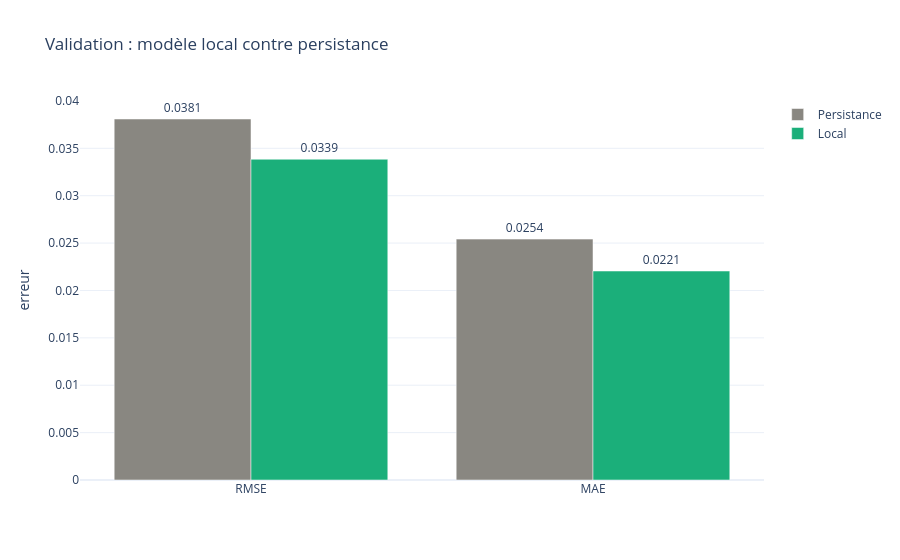

This figure's notebook cell:
### Markdown cell above
Le modèle global a trop de coefficients pour le nombre d'échantillons, et on se retrouve face à un problème d'over-fitting qui rend le résultat moins bon que celui du modèle naif. 

On analyse maintenant un modèle de regression linéaire local.

## Modèle local



Au lieu d'un seul modèle qui lit tous les capteurs, on apprend **un modèle par capteur**, qui n'utilise que ses propres 48 variables : on passe de 1728 à 48 coefficients par modèle, soit bien moins que les 1008 échantillons.

Ce choix a un coût : chaque capteur ne voit plus que lui-même et ignore l'information de ses voisins. On compare ce modèle au global sur la validation pour voir si cette simplification est gagnante.

### Code cell
def modele_local(X_fit, Y_fit, X_pred):
    """UNE fonction linéaire par capteur (36 modèles indépendants)."""
    Y_pred = np.zeros((len(X_pred), Y_fit.shape[1]))
    for i in range(Y_fit.shape[1]):
        Y_pred[:, i] = LinearRegression().fit(X_fit[:, i, :], Y_fit[:, i]).predict(X_pred[:, i, :])
    return Y_pred

Y_pred_local = modele_local(X_a, Y_a, X_v)
print("local       (val)", scores(Y_v, Y_pred_local))


Y_pred_pers = persistance(X_v)
s_pers, s_local = scores(Y_v, Y_pred_pers), scores(Y_v, Y_pred_local)

fig = go.Figure([
    go.Bar(name="Persistance", x=["RMSE", "MAE"], y=[s_pers["RMSE"], s_pers["MAE"]], marker_color=GRIS,
           text=[f"{s_pers['RMSE']:.4f}", f"{s_pers['MAE']:.4f}"], textposition="outside"),
    go.Bar(name="Local", x=["RMSE", "MAE"], y=[s_local["RMSE"], s_local["MAE"]], marker_color=VERT,
           text=[f"{s_local['RMSE']:.4f}", f"{s_local['MAE']:.4f}"], textposition="outside"),
])
fig.update_layout(template="plotly_white", barmode="group",
                  title="Validation : modèle local contre persistance", yaxis_title="erreur")
fig.show()

gain = 1 - s_local["RMSE"] / s_pers["RMSE"]
print(f"gain du local sur la persistance (RMSE) : {gain:.1%}")

### Figure 1 — Plotly figure (JSON) as saved in the notebook; plotly's stock layout.template omitted (floating-point values rounded to 4 significant figures)
{"data": [{"marker": {"color": "#898781"}, "name": "Persistance", "text": ["0.0381", "0.0254"], "textposition": "outside", "type": "bar", "x": ["RMSE", "MAE"], "y": [0.03809, 0.02542]}, {"marker": {"color": "#1baf7a"}, "name": "Local", "text": ["0.0339", "0.0221"], "textposition": "outside", "type": "bar", "x": ["RMSE", "MAE"], "y": [0.03385, 0.02205]}], "layout": {"barmode": "group", "title": {"text": "Validation : modèle local contre persistance"}, "yaxis": {"title": {"text": "erreur"}}}}
